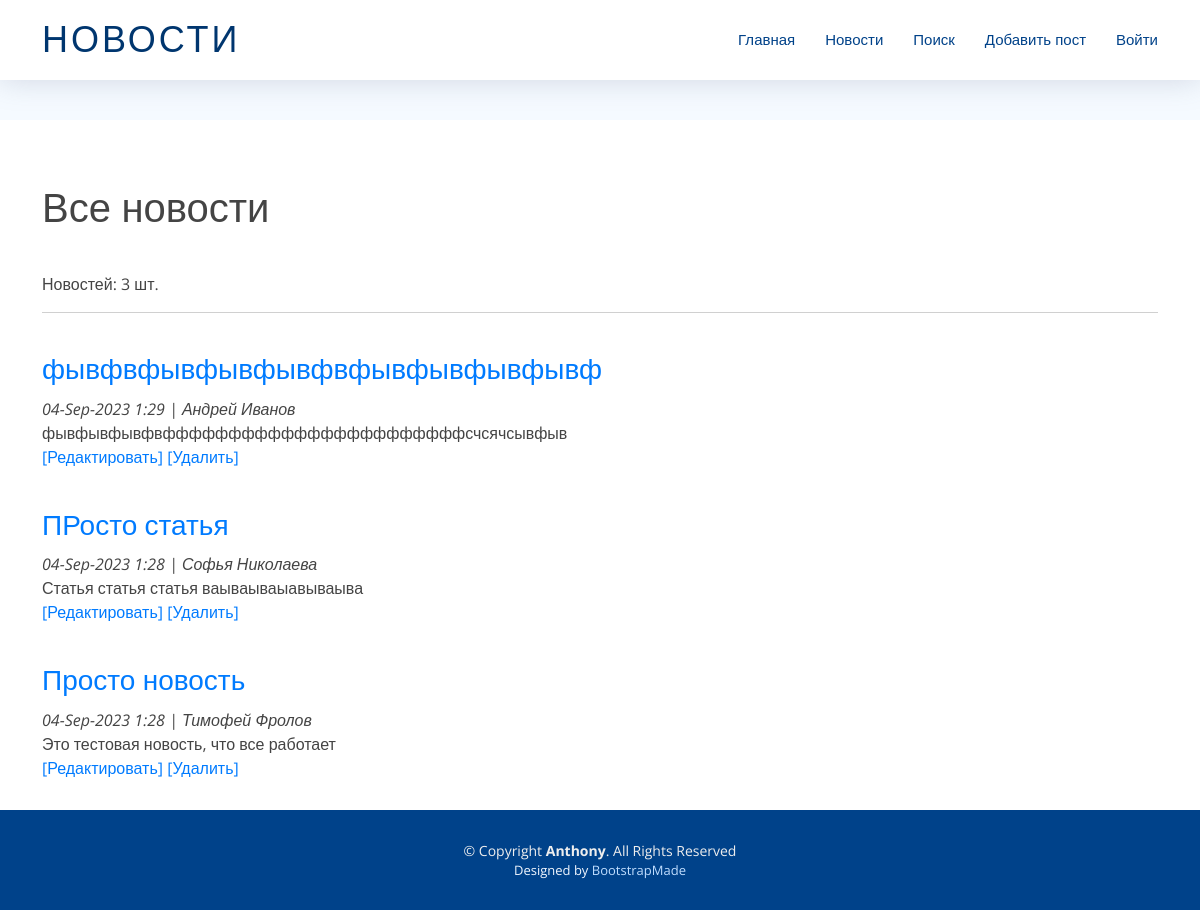
Page /news/ on the committed database.
### news/models.py (models this page shows, shortened)
class Post(models.Model):
    author = models.ForeignKey(Author, null=False, on_delete = models.CASCADE)
    article = 'ar'
    news = 'nw'
    TYPES = [
        (article, 'Статья'),
        (news, 'Новость'),
    ]
    type = models.CharField(max_length = 2,
                                choices = TYPES,
                                default = news)
    creation_date_time = models.DateTimeField(auto_now_add = True)
    category = models.ManyToManyField(Category, through = 'PostCategory')
    header = models.CharField(max_length=255, null=False)
    main_text = models.TextField()
    rating = models.IntegerField(default=0)

class Author(models.Model):
    username = models.OneToOneField(User, on_delete=models.CASCADE)
    user_rating = models.IntegerField(default=0)

### news/views.py (the view, shortened to what this page needs)
# urls.py: path('', cache_page(60*5) (PostsList.as_view())),
class PostsList(ListView):
    model = Post
    template_name = 'posts.html'
    context_object_name = 'posts'
    queryset = Post.objects.order_by('-id')
    paginate_by = 10
    form_class = PostForm
    fields = '__all__'
    def get_context_data(self, **kwargs):
        context = super().get_context_data(**kwargs)
        context['categories'] = Category.objects.all()
        context['authors'] = Author.objects.all()
        context['types'] = Post.TYPES
        context['form'] = PostForm()
        return context

### news/templatetags/custom_filters.py (called while the page is built)
@register.filter(name='censor')
def censor(value):
    return " ".join([word[0] + "*"*(len(word)-2) + word[-1] if word.lower() in stop_words.filter_words else word for word in value.split()])

### templates/posts.html (shortened to what this page needs)
{% extends 'flatpages/default.html' %}
{% load custom_filters %}
{% block content %}
<h1>Все новости</h1>
    Новостей: {{ posts | length}} шт.
    <hr>
    {% if posts %}
        {% for post in posts %}
            <span><h3><a href="{{ post.id }}">{{ post.header | censor  }} </a></h3>
            <p>
                 <i>{{ post.creation_date_time| date:'d-M-Y g:i' }} |
                  {{ post.author.username.first_name}} {{ post.author.username.last_name}}</i><br>
            {{ post.main_text|censor|truncatechars:50 }}
            <br>
            <a href="{% url 'edit_post' post.id %}">[Редактировать]</a>
            <a href="{% url 'delete_post' post.id %}">[Удалить]</a>
            </p>
            </span>
        {% endfor %}
    {% else %}
        <h2>Новостей нет!</h2>
    {% endif %}
{% endblock content %}

### static/assets/css/style.css (style rules this page uses)
body { background: #fff; color: #444; font-family: "Open Sans", sans-serif; }
a { color: #007bff; text-decoration: none; transition: 0.5s; }
p { padding: 0; margin: 0 0 30px 0; }
h1, h2, h3, h4, h5, h6 { font-family: "Montserrat", sans-serif; font-weight: 400; margin: 40px 0 10px 0; padding: 0; }

### rows in the picture
Post: header|censor "фывфвфывфывфывфвфывфывфывфывф", creation_date_time "04-Sep-2023 1:29", author.username.first_name "Андрей", author.username.last_name "Иванов", main_text|censor "фывфывфывфвфффффффффффффффффффффффсчсячсывфыв"
Post: header|censor "ПРосто статья", creation_date_time "04-Sep-2023 1:28", author.username.first_name "Софья", author.username.last_name "Николаева", main_text|censor "Статья статья статья ваываываыавываыва"
Post: header|censor "Просто новость", creation_date_time "04-Sep-2023 1:28", author.username.first_name "Тимофей", author.username.last_name "Фролов", main_text|censor "Это тестовая новость, что все работает"

### other values in the picture
{{ posts | length }} "3"
